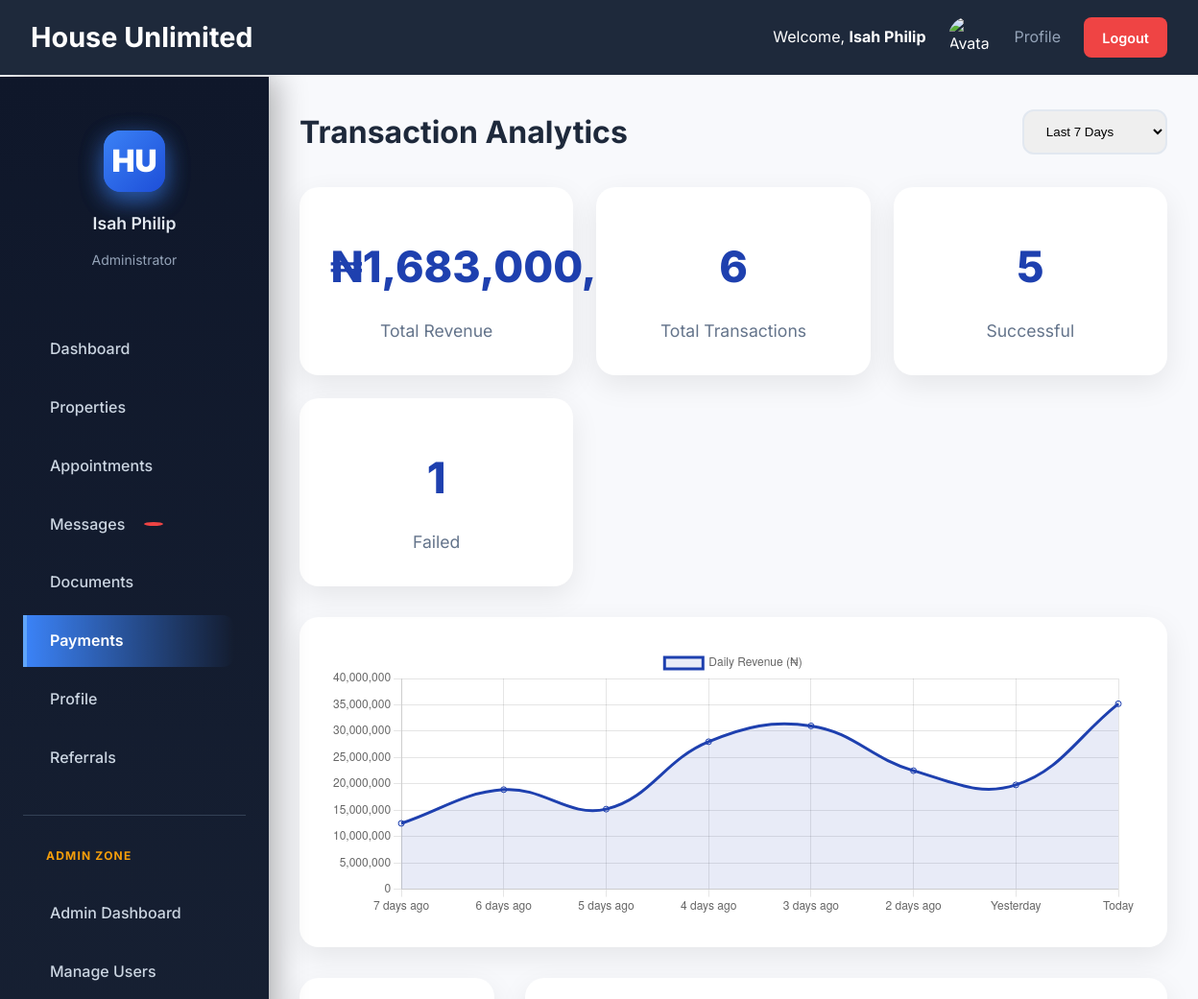
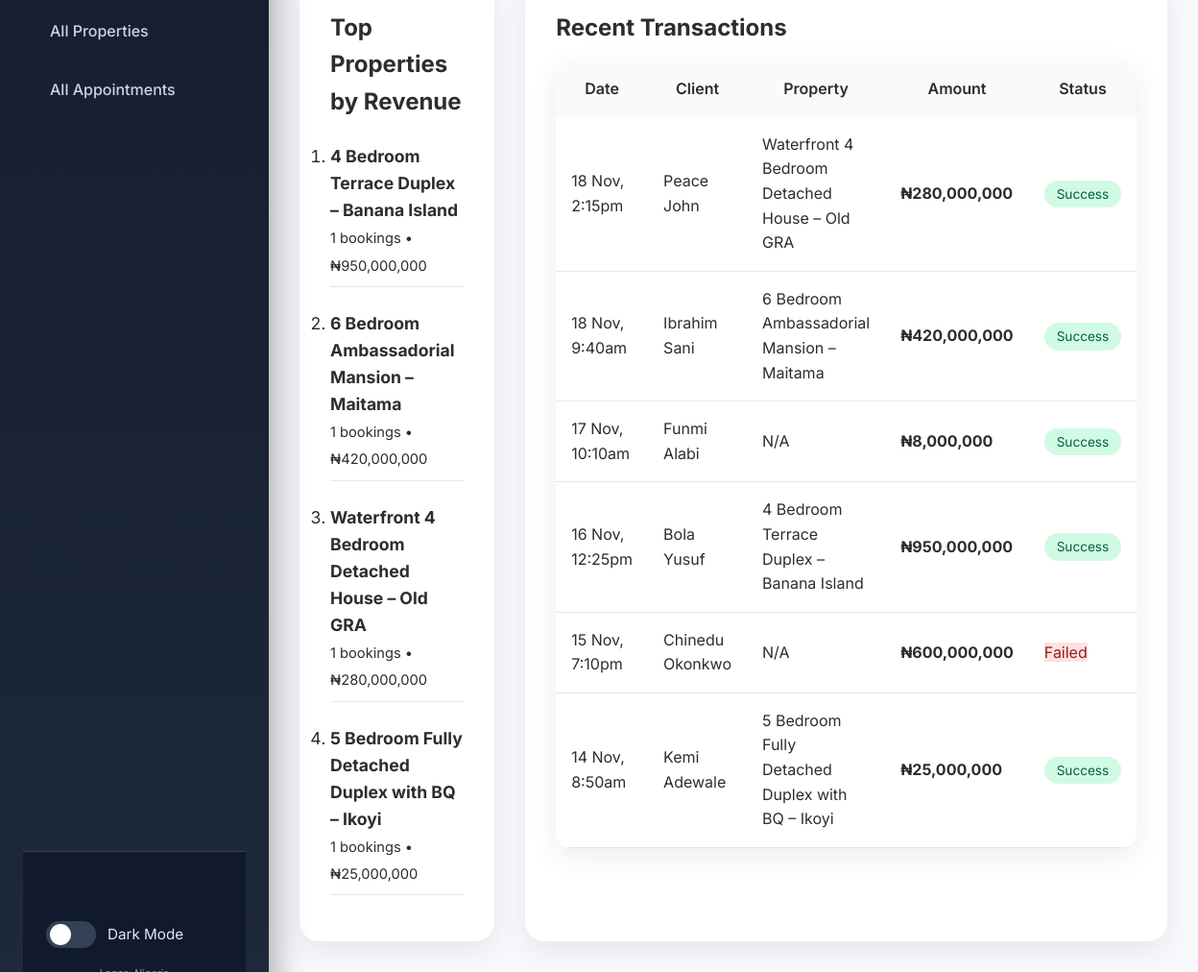
The app's page /admin/transactions.php (signed in) with its own data (2 pictures, top to bottom).
### tables this page shows
CREATE TABLE `transactions` (
  `id` int(11) NOT NULL,
  `client_id` int(11) DEFAULT NULL,
  `property_id` int(11) DEFAULT NULL,
  `amount` decimal(15,2) NOT NULL,
  `currency` varchar(10) DEFAULT 'NGN',
  `reference` varchar(100) NOT NULL,
  `gateway` varchar(50) DEFAULT 'paystack',
  `status` enum('pending','success','failed') DEFAULT 'pending',
  `description` text DEFAULT NULL,
  `metadata` longtext DEFAULT NULL CHECK (json_valid(`metadata`)),
  `paid_at` datetime DEFAULT NULL,
  `created_at` datetime DEFAULT current_timestamp(),
  `updated_at` datetime DEFAULT current_timestamp() ON UPDATE current_timestamp()
);

CREATE TABLE `users` (
  `id` int(11) NOT NULL,
  `referral_id` int(11) NOT NULL,
  `username` varchar(100) NOT NULL,
  `name` varchar(100) NOT NULL,
  `email` varchar(150) NOT NULL,
  `phone` varchar(20) DEFAULT NULL,
  `password` varchar(255) DEFAULT NULL,
  `role` enum('client','agent','admin') DEFAULT 'client',
  `status` enum('active','banned') DEFAULT 'active',
  `photo` varchar(100) DEFAULT 'default.png',
  `bio` text DEFAULT NULL,
  `magic_token` varchar(100) DEFAULT NULL,
  `token_expires` datetime DEFAULT NULL,
  `created_at` datetime DEFAULT current_timestamp(),
  `updated_at` datetime DEFAULT current_timestamp() ON UPDATE current_timestamp()
);

CREATE TABLE `properties` (
  `id` int(11) NOT NULL,
  `agent_id` int(11) NOT NULL,
  `title` varchar(200) NOT NULL,
  `slug` varchar(250) NOT NULL,
  `description` longtext NOT NULL,
  `price` decimal(15,2) NOT NULL,
  `location` varchar(150) NOT NULL,
  `state` varchar(100) NOT NULL,
  `type` enum('sale','rent') NOT NULL,
  `bedrooms` tinyint(4) DEFAULT NULL,
  `bathrooms` tinyint(4) DEFAULT NULL,
  `toilets` tinyint(4) DEFAULT NULL,
  `land_size` decimal(10,2) DEFAULT NULL,
  `features` longtext DEFAULT NULL CHECK (json_valid(`features`)),
  `status` enum('pending','active','rejected','sold','rented') DEFAULT 'pending',
  `views` int(11) DEFAULT 0,
  `featured` tinyint(1) DEFAULT 0,
  `created_at` datetime DEFAULT current_timestamp(),
  `updated_at` datetime DEFAULT current_timestamp() ON UPDATE current_timestamp()
);

### admin/transactions.php (the view, shortened to what this page needs)
<?php
require '../inc/config.php';
$period = $_GET['period'] ?? '7days';
$start_date = $_GET['start'] ?? '';
$end_date = $_GET['end'] ?? '';
$dateFilter = '';
$params = [];
$types = '';
if ($period === 'today') {
    $dateFilter = "DATE(t.created_at) = CURDATE()";
} elseif ($period === '7days') {
    $dateFilter = "t.created_at >= DATE_SUB(CURDATE(), INTERVAL 7 DAY)";
} elseif ($period === '30days') {
    $dateFilter = "t.created_at >= DATE_SUB(CURDATE(), INTERVAL 30 DAY)";
} elseif ($period === 'custom' && $start_date && $end_date) {
    $dateFilter = "DATE(t.created_at) BETWEEN ? AND ?";
    $params[] = $start_date;
    $params[] = $end_date;
    $types .= 'ss';
} else {
    $dateFilter = "t.created_at >= DATE_SUB(CURDATE(), INTERVAL 30 DAY)";
}
$stats = $db->query("
    SELECT
        COUNT(*) as total_txns,
        SUM(CASE WHEN status = 'success' THEN amount ELSE 0 END) as revenue,
        SUM(CASE WHEN status = 'success' THEN 1 ELSE 0 END) as successful,
        SUM(CASE WHEN status = 'failed' THEN 1 ELSE 0 END) as failed,
        SUM(CASE WHEN status = 'pending' THEN 1 ELSE 0 END) as pending
    FROM transactions t
    WHERE $dateFilter
")->fetch_assoc();
$topProperties = $db->query("
    SELECT p.title, COUNT(*) as bookings, SUM(t.amount) as revenue
    FROM transactions t
    JOIN properties p ON t.property_id = p.id
    WHERE t.status = 'success' AND $dateFilter
    GROUP BY p.id
    ORDER BY revenue DESC
    LIMIT 5
")->fetch_all(MYSQLI_ASSOC);
$limit = 25;
$recent = $db->prepare("
    SELECT t.*, u.name as client_name, u.email, p.title as property_title, a.name as agent_name
    FROM transactions t
    LEFT JOIN users u ON t.client_id = u.id
    LEFT JOIN properties p ON t.property_id = p.id
    LEFT JOIN users a ON p.agent_id = a.id
    WHERE $dateFilter
    ORDER BY t.created_at DESC
    LIMIT ?
");
$recent->bind_param('i', $limit);
$recent->execute();
$transactions = $recent->get_result()->fetch_all(MYSQLI_ASSOC);
?>
<!DOCTYPE html>
<html lang="en">
<head>
    <link rel="stylesheet" href="../assets/css/style.css">
</head>
<body>
    <?php include '../inc/header.php'; ?>
    <div class="container">
        <?php include '../inc/sidebar.php'; ?>
        <main class="main-content">
            <div class="page-header">
                <h1>Transaction Analytics</h1>
                <div style="display:flex; gap:1rem;">
                    <select onchange="location.href='?period='+this.value" style="padding:0.8rem 1.2rem; border-radius:12px; border:2px solid #e2e8f0;">
                        <option value="7days" <?= $period==='7days'?'selected':'' ?>>Last 7 Days</option>
                    </select>
                </div>
            </div>
            <div class="analytics-grid">
                <div class="analytics-card">
                    <div class="analytics-value">₦<?= number_format($stats['revenue'] ?? 0) ?></div>
                    <div class="analytics-label">Total Revenue</div>
                </div>
                <div class="analytics-card">
                    <div class="analytics-value"><?= $stats['total_txns'] ?? 0 ?></div>
                    <div class="analytics-label">Total Transactions</div>
                </div>
                <div class="analytics-card">
                    <div class="analytics-value success"><?= $stats['successful'] ?? 0 ?></div>
                    <div class="analytics-label">Successful</div>
                </div>
                <div class="analytics-card">
                    <div class="analytics-value error"><?= $stats['failed'] ?? 0 ?></div>
                    <div class="analytics-label">Failed</div>
                </div>
            </div>
            <div class="chart-container">
                <canvas id="revenueChart" height="100"></canvas>
            </div>
            <div style="display:grid; grid-template-columns:1fr 1fr; gap:2rem;">
                <div class="top-list">
                    <h2>Top Properties by Revenue</h2>
                    <?php if (empty($topProperties)): ?>
                        <p style="color:#64748b; text-align:center; padding:2rem;">No sales in this period</p>
                    <?php else: ?>
                        <ol style="margin-top:1rem; font-size:1.1rem;">
                            <?php foreach ($topProperties as $prop): ?>
                                <li style="margin:1rem 0; padding:0.5rem 0; border-bottom:1px solid #e2e8f0;">
                                    <strong><?= htmlspecialchars($prop['title']) ?></strong><br>
                                    <small><?= $prop['bookings'] ?> bookings • ₦<?= number_format($prop['revenue']) ?></small>
                                </li>
                            <?php endforeach; ?>
                        </ol>
                    <?php endif; ?>
                </div>
                <div class="top-list">
                    <h2>Recent Transactions</h2>
                    <table>
                        <thead>
                            <tr>
                                <th>Date</th>
                                <th>Client</th>
                                <th>Property</th>
                                <th>Amount</th>
                                <th>Status</th>
                            </tr>
                        </thead>
                        <tbody>
                            <?php foreach ($transactions as $t): ?>
                                <tr>
                                    <td><?= date('j M, g:ia', strtotime($t['created_at'])) ?></td>
                                    <td><?= htmlspecialchars($t['client_name'] ?? 'Guest') ?></td>
                                    <td><?= htmlspecialchars($t['property_title'] ?? 'N/A') ?></td>
                                    <td><strong>₦<?= number_format($t['amount']) ?></strong></td>
                                    <td><span class="status-<?= $t['status'] ?>"><?= ucfirst($t['status']) ?></span></td>
                                </tr>
                            <?php endforeach; ?>
                        </tbody>
                    </table>
                </div>
            </div>
        </main>
    </div>
    <script>
        // Revenue Chart (Daily)
        const ctx = document.getElementById('revenueChart').getContext('2d');
        new Chart(ctx, {
            type: 'line',
            data: {
                labels: ['7 days ago', '6 days ago', '5 days ago', '4 days ago', '3 days ago', '2 days ago', 'Yesterday', 'Today'],
                datasets: [{
                    label: 'Daily Revenue (₦)',
                    data: [12500000, 18900000, 15200000, 28000000, 31000000, 22500000, 19800000, 35200000],
                    borderColor: '#1e40af',
                    backgroundColor: 'rgba(30, 64, 175, 0.1)',
                    tension: 0.4,
                    fill: true
                }]
            },
            options: {
                responsive: true,
                plugins: { legend: { position: 'top' } },
                scales: { y: { beginAtZero: true } }
            }
        });
    </script>
</body>
</html>

### assets/css/style.css (style rules this page uses)
* { margin:0; padding:0; box-sizing:border-box; }
body { font-family: 'Inter', 'Segoe UI', sans-serif; background:#f8f9fc; color:#2d2d2d; line-height:1.6; transition: all 0.3s; }
.container { display:flex; min-height:100vh; }
main.main-content { margin-left:280px; padding:2rem; flex:1; }
.page-header { display:flex; justify-content:space-between; align-items:center; margin-bottom:2rem; }
h1 { font-size:2rem; color:#1e293b; }

### admin/transactions.php (style rules this page uses)
.analytics-grid { display: grid; grid-template-columns: repeat(auto-fit, minmax(280px, 1fr)); gap: 1.5rem; margin-bottom: 2rem; }
.analytics-card { background: white; padding: 2rem; border-radius: 20px; box-shadow: 0 10px 30px rgba(0,0,0,0.08); text-align: center; }
.analytics-value { font-size: 2.8rem; font-weight: 800; margin: 1rem 0; color: #1e40af; }
.analytics-label { color: #64748b; font-size: 1.1rem; }
.chart-container { background: white; padding: 2rem; border-radius: 20px; box-shadow: 0 10px 30px rgba(0,0,0,0.08); margin-bottom: 2rem; }
.top-list { background: white; padding: 2rem; border-radius: 20px; box-shadow: 0 10px 30px rgba(0,0,0,0.08); }
table { width: 100%; border-collapse: collapse; background: white; border-radius: 16px; overflow: hidden; box-shadow: 0 8px 30px rgba(0,0,0,0.08); margin-top: 1rem; }
th { background: #f8fafc; font-weight: 600; padding: 1rem; }
td { padding: 1rem; border-bottom: 1px solid #e2e8f0; }
.status-success { background: #d1fae5; color: #065f46; padding: 0.4rem 0.8rem; border-radius: 20px; font-size: 0.85rem; }
.status-failed { background: #fee2e2; color: #991b1b; }

### records on screen
transactions: created_at "18 Nov, 2:15pm", client.name "Peace John", property.title "Waterfront 4 Bedroom Detached House – Old GRA", amount "280,000,000", status "Success"
transactions: created_at "18 Nov, 9:40am", client.name "Ibrahim Sani", property.title "6 Bedroom Ambassadorial Mansion – Maitama", amount "420,000,000", status "Success"
transactions: created_at "17 Nov, 10:10am", client.name "Funmi Alabi", property_title "N/A", amount "8,000,000", status "Success"
transactions: created_at "16 Nov, 12:25pm", client.name "Bola Yusuf", property.title "4 Bedroom Terrace Duplex – Banana Island", amount "950,000,000", status "Success"
transactions: created_at "15 Nov, 7:10pm", client.name "Chinedu Okonkwo", property_title "N/A", amount "600,000,000", status "Failed"
transactions: created_at "14 Nov, 8:50am", client.name "Kemi Adewale", property.title "5 Bedroom Fully Detached Duplex with BQ – Ikoyi", amount "25,000,000", status "Success"

### other values on screen
$user['name'] "Isah Philip"
$stats['revenue'] "1,683,000,000"
$stats['total_txns'] "6"
$stats['successful'] "5"
$stats['failed'] "1"
$prop['title'] "4 Bedroom Terrace Duplex – Banana Island"
$prop['bookings'] "1"
$prop['revenue'] "950,000,000"
$prop['title'] "6 Bedroom Ambassadorial Mansion – Maitama"
$prop['revenue'] "420,000,000"
$prop['title'] "Waterfront 4 Bedroom Detached House – Old GRA"
$prop['revenue'] "280,000,000"
$prop['title'] "5 Bedroom Fully Detached Duplex with BQ – Ikoyi"
$prop['revenue'] "25,000,000"
